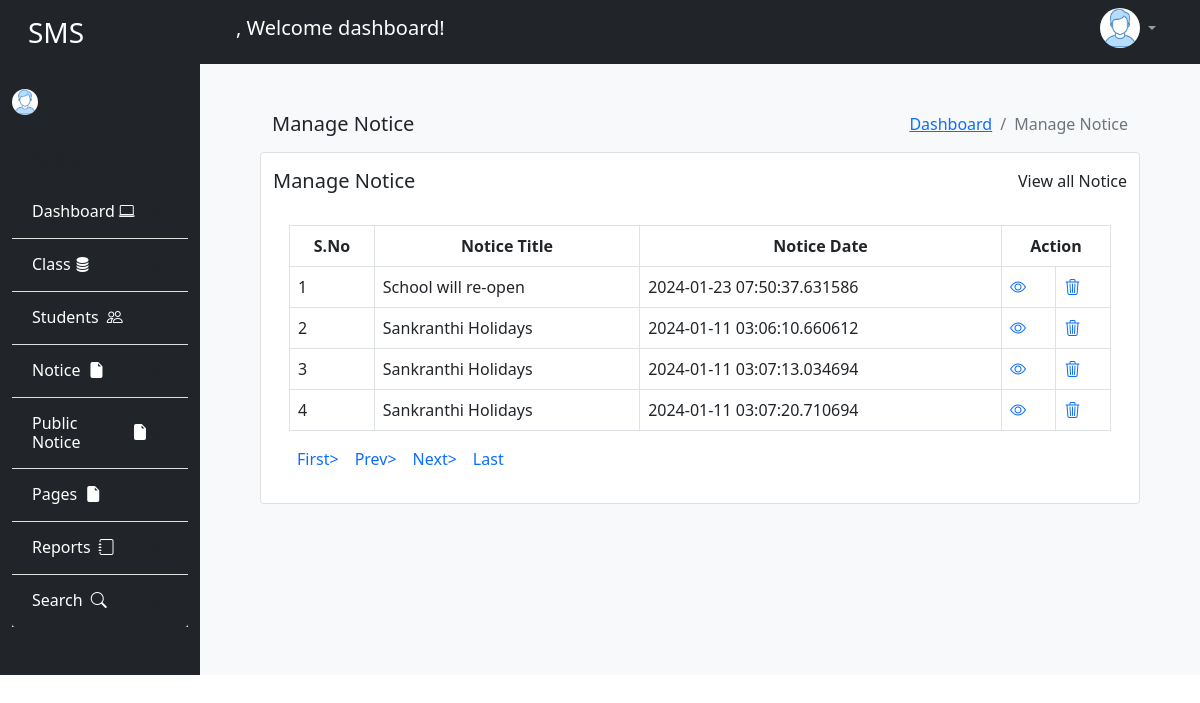
Screenshot of /admin/manage_public_notice.php with the database file from the repository.
### tables this page shows
CREATE TABLE `public_notice` (
  `S_No` int(11) NOT NULL,
  `Notice_Title` varchar(33) NOT NULL,
  `Notice_Message` varchar(150) NOT NULL,
  `Notice_Date` timestamp(6) NOT NULL DEFAULT current_timestamp(6) ON UPDATE current_timestamp(6),
  `Deleted` tinyint(11) NOT NULL DEFAULT 0
);

### admin/manage_public_notice.php (the view, shortened to what this page needs)
<!DOCTYPE html>
<html lang="en">
<head>
    <link rel="stylesheet" href="../bootstrap/bootstrap.min.css">
    <link rel="stylesheet" href="../dashboard.css">
    <link rel="stylesheet" href="https://cdn.jsdelivr.net/npm/bootstrap-icons@1.11.2/font/bootstrap-icons.min.css">
</head>
<body>
    <div class="container-fluid">
        <div class="row">
            <div class="col-sm-12">
                <?php include_once('includes/header.php'); ?>
            </div>
        </div>
        <div class="row m-0 p-0">
            <div class="col-sm-2 bg-dark">
                <div class="row">
                    <div class="col-sm-12 bg-dark">
                        <?php include_once('includes/aside.php'); ?>
                    </div>
                </div>
            </div>
            <div class="col-sm-10 bg-light">
                <div class="row m-5">
                    <div class="col-sm-12">
                        <h5 class="float-start">Manage Notice</h5>
                        <nav aria-label="breadcrumb" class="float-end">
                            <ol class="breadcrumb">
                                <li class="breadcrumb-item"><a href="admindb.php">Dashboard</a></li>
                                <li class="breadcrumb-item active" aria-current="page">Manage Notice</li>
                            </ol>
                        </nav>
                    </div>
                    <div class="card">
                        <div class="bg-white mt-3">
                            <h5 class="float-start">Manage Notice</h5>
                            <p class="float-end"><a href="" class="text-decoration-none text-dark">View all Notice</a></p>
                        </div>
                        <div class="card-body">
                            <table class="table table-bordered table-responsive">
                                <tr class="text-center">
                                    <th>S.No</th>
                                    <th>Notice Title</th>
                                    <th>Notice Date</th>
                                    <th colspan="2">Action</th>
                                </tr>
                                <?php
                                    $conn = mysqli_connect('localhost', 'root', '', 'student_management');
                                    $sql = "SELECT * from public_notice where Deleted = '0'";
                                    if($result = mysqli_query($conn, $sql)){
                                        if(mysqli_num_rows($result)>0){
                                            while($row = mysqli_fetch_assoc($result)){
                                                echo "<tr class='primary'>";
                                                echo "<td>" .$row['S_No']. "</td>";
                                                echo "<td>" .$row['Notice_Title']. "</td>";
                                                echo "<td>" .$row['Notice_Date']. "</td>";
                                                echo"<td>";
                                                echo '<a href="update_public_notice.php?S_No='.$row['S_No'].'"><i class="bi bi-eye"></i></a>';
                                                echo "</td>";
                                                echo"<td>";
                                                echo '<a href="delete_public_notice.php?S_No='.$row['S_No'].'"><i class="bi bi-trash3"></i></a>';
                                                echo "</td>";
                                            }
                                        }else{
                                            echo "No Data";
                                        }
                                    }else{
                                        echo "Query Wrong";
                                    }
                                ?>
                            </table>
                            <div class="float-start">
                                <ul class="pagination">
                                    <li><a href="?pageno=1" class="p-2 text-decoration-none">First&gt;</a></li>
                                    <li class="disabled">
                                        <a href="#" class="p-2 text-decoration-none">Prev&gt;</a>
                                    </li>
                                    <li class="disabled">
                                        <a href="#" class="p-2 text-decoration-none">Next&gt;</a>
                                    </li>
                                    <li><a href="?pageno=1" class="p-2 text-decoration-none">Last</a></li>
                                </ul>
                            </div>
                        </div>
                    </div>
                </div>
            </div>
        </div>
   </div>
</body>
</html>

### dashboard.css (style rules this page uses)
* { margin: 0; padding: 0; box-sizing: border-box; }

### rows the page displays
public_notice: S_No "1", Notice_Title "School will re-open", Notice_Date "2024-01-23 07:50:37.631586"
public_notice: S_No "2", Notice_Title "Sankranthi Holidays", Notice_Date "2024-01-11 03:06:10.660612"
public_notice: S_No "3", Notice_Title "Sankranthi Holidays", Notice_Date "2024-01-11 03:07:13.034694"
public_notice: S_No "4", Notice_Title "Sankranthi Holidays", Notice_Date "2024-01-11 03:07:20.710694"
